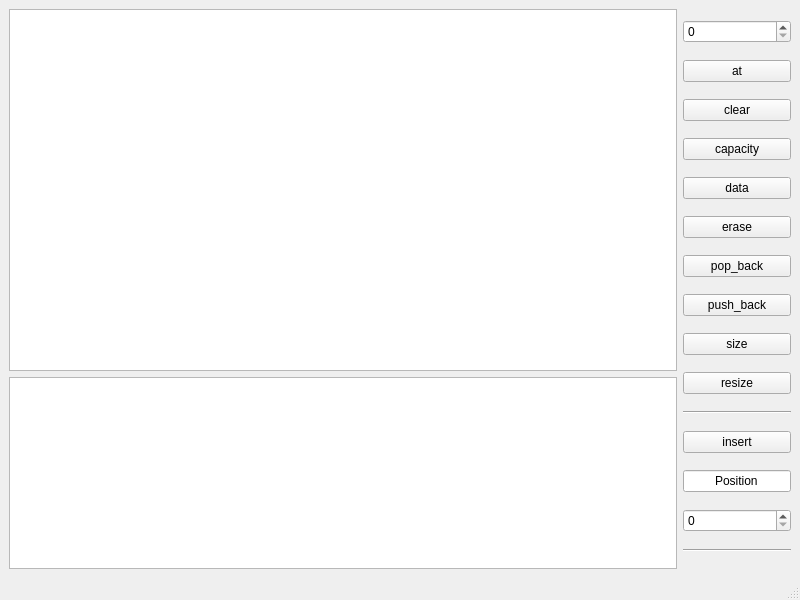
<?xml version="1.0" encoding="UTF-8"?>
<ui version="4.0">
 <class>MainWindow</class>
 <widget class="QMainWindow" name="MainWindow">
  <property name="geometry">
   <rect>
    <x>0</x>
    <y>0</y>
    <width>800</width>
    <height>600</height>
   </rect>
  </property>
  <property name="windowTitle">
   <string>MainWindow</string>
  </property>
  <widget class="QWidget" name="centralwidget">
   <layout class="QGridLayout" name="gridLayout" rowstretch="5,0" columnstretch="5,0">
    <item row="1" column="0">
     <widget class="QTextBrowser" name="textBrowser"/>
    </item>
    <item row="0" column="1" rowspan="2">
     <layout class="QVBoxLayout" name="verticalLayout">
      <property name="sizeConstraint">
       <enum>QLayout::SetMaximumSize</enum>
      </property>
      <item>
       <widget class="QSpinBox" name="spinBox"/>
      </item>
      <item>
       <widget class="QPushButton" name="pushButton">
        <property name="text">
         <string>at</string>
        </property>
       </widget>
      </item>
      <item>
       <widget class="QPushButton" name="pushButton_2">
        <property name="text">
         <string>clear</string>
        </property>
       </widget>
      </item>
      <item>
       <widget class="QPushButton" name="pushButton_3">
        <property name="text">
         <string>capacity</string>
        </property>
       </widget>
      </item>
      <item>
       <widget class="QPushButton" name="pushButton_4">
        <property name="text">
         <string>data</string>
        </property>
       </widget>
      </item>
      <item>
       <widget class="QPushButton" name="pushButton_5">
        <property name="text">
         <string>erase</string>
        </property>
       </widget>
      </item>
      <item>
       <widget class="QPushButton" name="pushButton_7">
        <property name="text">
         <string>pop_back</string>
        </property>
       </widget>
      </item>
      <item>
       <widget class="QPushButton" name="pushButton_8">
        <property name="text">
         <string>push_back</string>
        </property>
       </widget>
      </item>
      <item>
       <widget class="QPushButton" name="pushButton_9">
        <property name="text">
         <string>size</string>
        </property>
       </widget>
      </item>
      <item>
       <widget class="QPushButton" name="pushButton_10">
        <property name="text">
         <string>resize</string>
        </property>
       </widget>
      </item>
      <item>
       <widget class="Line" name="line">
        <property name="orientation">
         <enum>Qt::Horizontal</enum>
        </property>
       </widget>
      </item>
      <item>
       <widget class="QPushButton" name="pushButton_6">
        <property name="text">
         <string>insert</string>
        </property>
       </widget>
      </item>
      <item>
       <widget class="QLineEdit" name="lineEdit">
        <property name="text">
         <string>Position</string>
        </property>
        <property name="alignment">
         <set>Qt::AlignCenter</set>
        </property>
        <property name="readOnly">
         <bool>true</bool>
        </property>
       </widget>
      </item>
      <item>
       <widget class="QSpinBox" name="spinBox_2"/>
      </item>
      <item>
       <widget class="Line" name="line_2">
        <property name="orientation">
         <enum>Qt::Horizontal</enum>
        </property>
       </widget>
      </item>
     </layout>
    </item>
    <item row="0" column="0">
     <widget class="QListWidget" name="listWidget">
      <property name="layoutDirection">
       <enum>Qt::LeftToRight</enum>
      </property>
      <property name="editTriggers">
       <set>QAbstractItemView::NoEditTriggers</set>
      </property>
      <property name="textElideMode">
       <enum>Qt::ElideRight</enum>
      </property>
      <property name="flow">
       <enum>QListView::LeftToRight</enum>
      </property>
     </widget>
    </item>
   </layout>
  </widget>
  <widget class="QMenuBar" name="menubar">
   <property name="geometry">
    <rect>
     <x>0</x>
     <y>0</y>
     <width>800</width>
     <height>22</height>
    </rect>
   </property>
  </widget>
  <widget class="QStatusBar" name="statusbar"/>
 </widget>
 <resources/>
 <connections/>
</ui>
